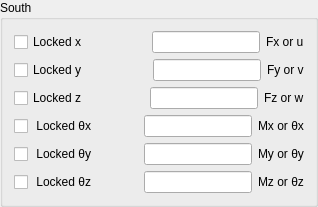
              <widget class="QGroupBox" name="groupBox_7">
               <property name="title">
                <string>South</string>
               </property>
               <layout class="QVBoxLayout" name="verticalLayout_4">
                <item>
                 <layout class="QHBoxLayout" name="horizontalLayout_19">
                  <item>
                   <widget class="QCheckBox" name="checkBox">
                    <property name="text">
                     <string>Locked x</string>
                    </property>
                   </widget>
                  </item>
                  <item>
                   <spacer name="horizontalSpacer_19">
                    <property name="orientation">
                     <enum>Qt::Horizontal</enum>
                    </property>
                    <property name="sizeType">
                     <enum>QSizePolicy::Expanding</enum>
                    </property>
                    <property name="sizeHint" stdset="0">
                     <size>
                      <width>40</width>
                      <height>20</height>
                     </size>
                    </property>
                   </spacer>
                  </item>
                  <item>
                   <layout class="QHBoxLayout" name="horizontalLayout_3">
                    <item>
                     <widget class="QLineEdit" name="lineEdit"/>
                    </item>
                    <item>
                     <widget class="QLabel" name="label">
                      <property name="text">
                       <string>Fx or u</string>
                      </property>
                     </widget>
                    </item>
                   </layout>
                  </item>
                 </layout>
                </item>
                <item>
                 <layout class="QHBoxLayout" name="horizontalLayout_23">
                  <item>
                   <widget class="QCheckBox" name="checkBox_2">
                    <property name="text">
                     <string>Locked y</string>
                    </property>
                   </widget>
                  </item>
                  <item>
                   <spacer name="horizontalSpacer_20">
                    <property name="orientation">
                     <enum>Qt::Horizontal</enum>
                    </property>
                    <property name="sizeHint" stdset="0">
                     <size>
                      <width>40</width>
                      <height>20</height>
                     </size>
                    </property>
                   </spacer>
                  </item>
                  <item>
                   <layout class="QHBoxLayout" name="horizontalLayout_4">
                    <item>
                     <widget class="QLineEdit" name="lineEdit_2"/>
                    </item>
                    <item>
                     <widget class="QLabel" name="label_2">
                      <property name="text">
                       <string>Fy or v</string>
                      </property>
                     </widget>
                    </item>
                   </layout>
                  </item>
                 </layout>
                </item>
                <item>
                 <layout class="QHBoxLayout" name="horizontalLayout_24">
                  <item>
                   <widget class="QCheckBox" name="checkBox_3">
                    <property name="text">
                     <string>Locked z</string>
                    </property>
                   </widget>
                  </item>
                  <item>
                   <spacer name="horizontalSpacer_21">
                    <property name="orientation">
                     <enum>Qt::Horizontal</enum>
                    </property>
                    <property name="sizeHint" stdset="0">
                     <size>
                      <width>40</width>
                      <height>20</height>
                     </size>
                    </property>
                   </spacer>
                  </item>
                  <item>
                   <layout class="QHBoxLayout" name="horizontalLayout_20">
                    <item>
                     <widget class="QLineEdit" name="lineEdit_3"/>
                    </item>
                    <item>
                     <widget class="QLabel" name="label_3">
                      <property name="text">
                       <string>Fz or w</string>
                      </property>
                     </widget>
                    </item>
                   </layout>
                  </item>
                 </layout>
                </item>
                <item>
                 <layout class="QHBoxLayout" name="horizontalLayout_25">
                  <item>
                   <widget class="QCheckBox" name="checkBox_4">
                    <property name="text">
                     <string> Locked θx</string>
                    </property>
                   </widget>
                  </item>
                  <item>
                   <spacer name="horizontalSpacer_22">
                    <property name="orientation">
                     <enum>Qt::Horizontal</enum>
                    </property>
                    <property name="sizeHint" stdset="0">
                     <size>
                      <width>40</width>
                      <height>20</height>
                     </size>
                    </property>
                   </spacer>
                  </item>
                  <item>
                   <layout class="QHBoxLayout" name="horizontalLayout_21">
                    <item>
                     <widget class="QLineEdit" name="lineEdit_4"/>
                    </item>
                    <item>
                     <widget class="QLabel" name="label_4">
                      <property name="text">
                       <string>Mx or θx</string>
                      </property>
                     </widget>
                    </item>
                   </layout>
                  </item>
                 </layout>
                </item>
                <item>
                 <layout class="QHBoxLayout" name="horizontalLayout_27">
                  <item>
                   <widget class="QCheckBox" name="checkBox_5">
                    <property name="text">
                     <string> Locked θy</string>
                    </property>
                   </widget>
                  </item>
                  <item>
                   <spacer name="horizontalSpacer_23">
                    <property name="orientation">
                     <enum>Qt::Horizontal</enum>
                    </property>
                    <property name="sizeHint" stdset="0">
                     <size>
                      <width>40</width>
                      <height>20</height>
                     </size>
                    </property>
                   </spacer>
                  </item>
                  <item>
                   <layout class="QHBoxLayout" name="horizontalLayout_22">
                    <item>
                     <widget class="QLineEdit" name="lineEdit_19"/>
                    </item>
                    <item>
                     <widget class="QLabel" name="label_19">
                      <property name="text">
                       <string>My or θy</string>
                      </property>
                     </widget>
                    </item>
                   </layout>
                  </item>
                 </layout>
                </item>
                <item>
                 <layout class="QHBoxLayout" name="horizontalLayout_28">
                  <item>
                   <widget class="QCheckBox" name="checkBox_6">
                    <property name="text">
                     <string> Locked θz</string>
                    </property>
                   </widget>
                  </item>
                  <item>
                   <spacer name="horizontalSpacer_24">
                    <property name="orientation">
                     <enum>Qt::Horizontal</enum>
                    </property>
                    <property name="sizeHint" stdset="0">
                     <size>
                      <width>40</width>
                      <height>20</height>
                     </size>
                    </property>
                   </spacer>
                  </item>
                  <item>
                   <layout class="QHBoxLayout" name="horizontalLayout_26">
                    <item>
                     <widget class="QLineEdit" name="lineEdit_20"/>
                    </item>
                    <item>
                     <widget class="QLabel" name="label_20">
                      <property name="text">
                       <string>Mz or θz</string>
                      </property>
                     </widget>
                    </item>
                   </layout>
                  </item>
                 </layout>
                </item>
               </layout>
              </widget>
